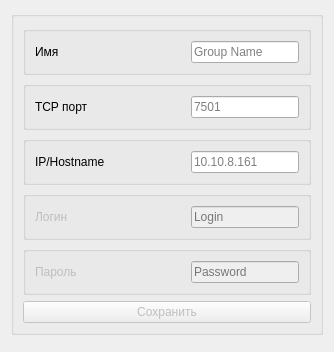
          <widget class="QWidget" name="tab_group_params">
           <attribute name="title">
            <string>Параметры</string>
           </attribute>
           <layout class="QGridLayout" name="gridLayout_15">
            <item row="1" column="0">
             <widget class="QFrame" name="frame_2">
              <property name="frameShape">
               <enum>QFrame::Shape::StyledPanel</enum>
              </property>
              <property name="frameShadow">
               <enum>QFrame::Shadow::Raised</enum>
              </property>
             </widget>
            </item>
            <item row="0" column="0">
             <widget class="QGroupBox" name="groupBox_21">
              <property name="sizePolicy">
               <sizepolicy hsizetype="Preferred" vsizetype="Maximum">
                <horstretch>0</horstretch>
                <verstretch>0</verstretch>
               </sizepolicy>
              </property>
              <property name="title">
               <string/>
              </property>
              <layout class="QGridLayout" name="gridLayout_8">
               <item row="4" column="0">
                <widget class="QGroupBox" name="groupBox_23">
                 <property name="enabled">
                  <bool>false</bool>
                 </property>
                 <layout class="QHBoxLayout" name="horizontalLayout_26">
                  <item>
                   <widget class="QLabel" name="label_22">
                    <property name="minimumSize">
                     <size>
                      <width>150</width>
                      <height>0</height>
                     </size>
                    </property>
                    <property name="text">
                     <string>Пароль</string>
                    </property>
                   </widget>
                  </item>
                  <item>
                   <widget class="QLineEdit" name="le_group_password">
                    <property name="text">
                     <string/>
                    </property>
                    <property name="echoMode">
                     <enum>QLineEdit::EchoMode::Normal</enum>
                    </property>
                    <property name="placeholderText">
                     <string>Password</string>
                    </property>
                   </widget>
                  </item>
                 </layout>
                </widget>
               </item>
               <item row="5" column="0">
                <widget class="QPushButton" name="users_save_button_2">
                 <property name="enabled">
                  <bool>false</bool>
                 </property>
                 <property name="text">
                  <string>Сохранить</string>
                 </property>
                </widget>
               </item>
               <item row="1" column="0">
                <widget class="QGroupBox" name="groupBox_25">
                 <layout class="QHBoxLayout" name="horizontalLayout_28">
                  <item>
                   <widget class="QLabel" name="label_26">
                    <property name="minimumSize">
                     <size>
                      <width>150</width>
                      <height>0</height>
                     </size>
                    </property>
                    <property name="text">
                     <string>TCP порт</string>
                    </property>
                   </widget>
                  </item>
                  <item>
                   <widget class="QLineEdit" name="le_group_port">
                    <property name="text">
                     <string/>
                    </property>
                    <property name="placeholderText">
                     <string>7501</string>
                    </property>
                   </widget>
                  </item>
                 </layout>
                </widget>
               </item>
               <item row="0" column="0">
                <widget class="QGroupBox" name="groupBox_24">
                 <layout class="QHBoxLayout" name="horizontalLayout_27">
                  <item>
                   <widget class="QLabel" name="label_24">
                    <property name="minimumSize">
                     <size>
                      <width>150</width>
                      <height>0</height>
                     </size>
                    </property>
                    <property name="text">
                     <string>Имя</string>
                    </property>
                   </widget>
                  </item>
                  <item>
                   <widget class="QLineEdit" name="le_group_name">
                    <property name="text">
                     <string/>
                    </property>
                    <property name="placeholderText">
                     <string>Group Name</string>
                    </property>
                   </widget>
                  </item>
                 </layout>
                </widget>
               </item>
               <item row="3" column="0">
                <widget class="QGroupBox" name="groupBox_28">
                 <property name="enabled">
                  <bool>false</bool>
                 </property>
                 <layout class="QHBoxLayout" name="horizontalLayout_33">
                  <item>
                   <widget class="QLabel" name="label_36">
                    <property name="minimumSize">
                     <size>
                      <width>150</width>
                      <height>0</height>
                     </size>
                    </property>
                    <property name="text">
                     <string>Логин</string>
                    </property>
                   </widget>
                  </item>
                  <item>
                   <widget class="QLineEdit" name="le_group_login">
                    <property name="text">
                     <string/>
                    </property>
                    <property name="echoMode">
                     <enum>QLineEdit::EchoMode::Normal</enum>
                    </property>
                    <property name="placeholderText">
                     <string>Login</string>
                    </property>
                   </widget>
                  </item>
                 </layout>
                </widget>
               </item>
               <item row="2" column="0">
                <widget class="QGroupBox" name="groupBox_26">
                 <layout class="QHBoxLayout" name="horizontalLayout_29">
                  <item>
                   <widget class="QLabel" name="label_27">
                    <property name="minimumSize">
                     <size>
                      <width>150</width>
                      <height>0</height>
                     </size>
                    </property>
                    <property name="text">
                     <string>IP/Hostname</string>
                    </property>
                   </widget>
                  </item>
                  <item>
                   <widget class="QLineEdit" name="le_group_ip">
                    <property name="text">
                     <string/>
                    </property>
                    <property name="placeholderText">
                     <string>10.10.8.161</string>
                    </property>
                   </widget>
                  </item>
                 </layout>
                </widget>
               </item>
              </layout>
             </widget>
            </item>
           </layout>
          </widget>
